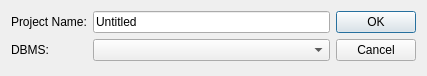
<?xml version="1.0" encoding="UTF-8"?>
<ui version="4.0">
 <class>NewProjectDialog</class>
 <widget class="QDialog" name="NewProjectDialog">
  <property name="geometry">
   <rect>
    <x>0</x>
    <y>0</y>
    <width>427</width>
    <height>76</height>
   </rect>
  </property>
  <property name="windowTitle">
   <string>Create new project</string>
  </property>
  <layout class="QGridLayout" name="gridLayout_2">
   <item row="0" column="0">
    <layout class="QGridLayout" name="gridLayout">
     <item row="0" column="0">
      <layout class="QFormLayout" name="formLayout">
       <item row="0" column="0">
        <widget class="QLabel" name="lblProjectName">
         <property name="text">
          <string>Project Name:</string>
         </property>
        </widget>
       </item>
       <item row="0" column="1">
        <widget class="QLineEdit" name="edtProjectName">
         <property name="text">
          <string>Untitled</string>
         </property>
        </widget>
       </item>
       <item row="1" column="0">
        <widget class="QLabel" name="lblDBMS">
         <property name="text">
          <string>DBMS:</string>
         </property>
        </widget>
       </item>
       <item row="1" column="1">
        <widget class="QComboBox" name="cbDBMS"/>
       </item>
      </layout>
     </item>
     <item row="0" column="1">
      <widget class="QDialogButtonBox" name="buttonBox">
       <property name="orientation">
        <enum>Qt::Vertical</enum>
       </property>
       <property name="standardButtons">
        <set>QDialogButtonBox::Cancel|QDialogButtonBox::Ok</set>
       </property>
      </widget>
     </item>
    </layout>
   </item>
  </layout>
 </widget>
 <resources/>
 <connections>
  <connection>
   <sender>buttonBox</sender>
   <signal>accepted()</signal>
   <receiver>NewProjectDialog</receiver>
   <slot>accept()</slot>
   <hints>
    <hint type="sourcelabel">
     <x>248</x>
     <y>254</y>
    </hint>
    <hint type="destinationlabel">
     <x>157</x>
     <y>274</y>
    </hint>
   </hints>
  </connection>
  <connection>
   <sender>buttonBox</sender>
   <signal>rejected()</signal>
   <receiver>NewProjectDialog</receiver>
   <slot>reject()</slot>
   <hints>
    <hint type="sourcelabel">
     <x>316</x>
     <y>260</y>
    </hint>
    <hint type="destinationlabel">
     <x>286</x>
     <y>274</y>
    </hint>
   </hints>
  </connection>
 </connections>
</ui>
